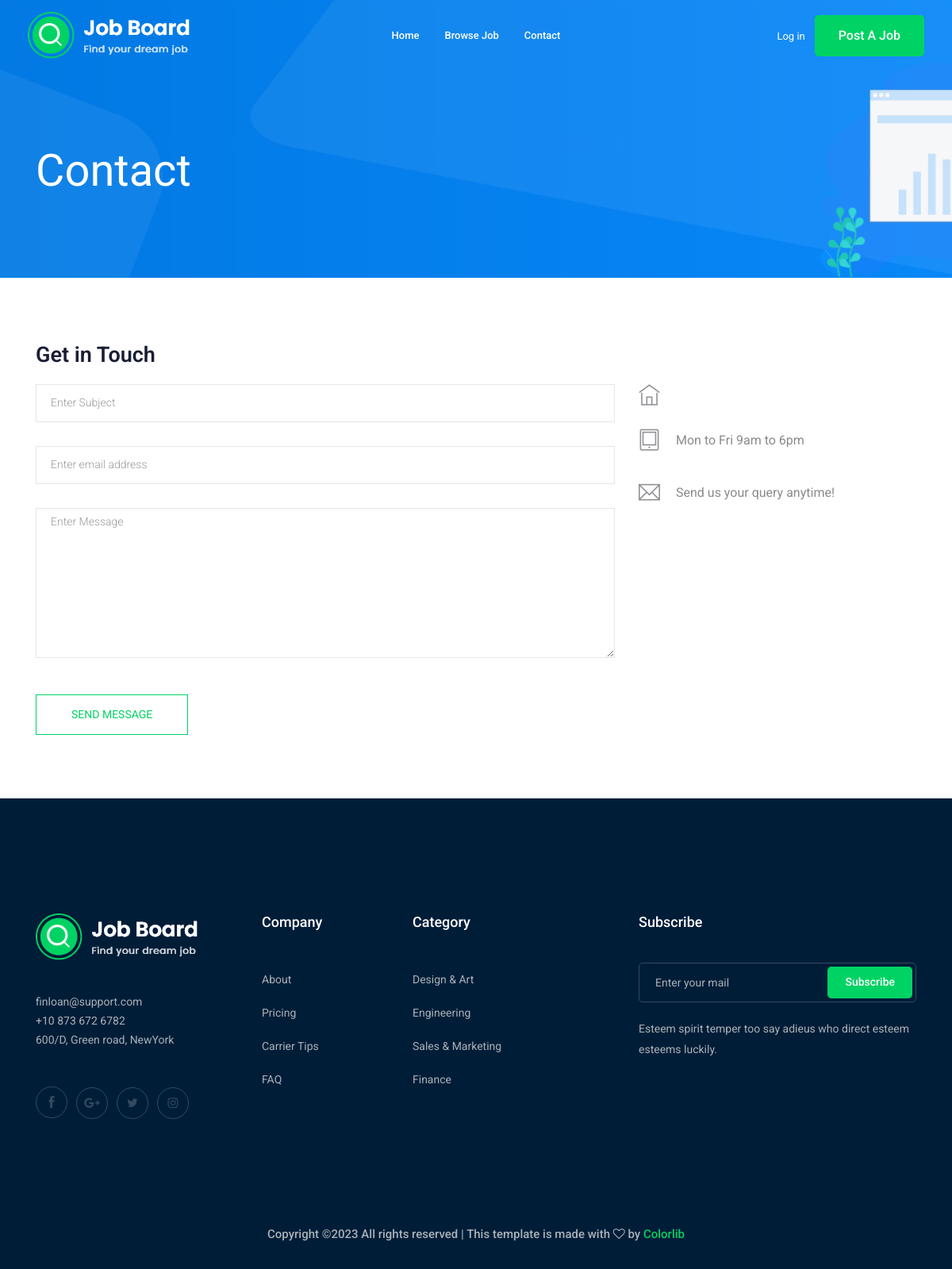
The page /contact-us/ on the database as committed earlier.
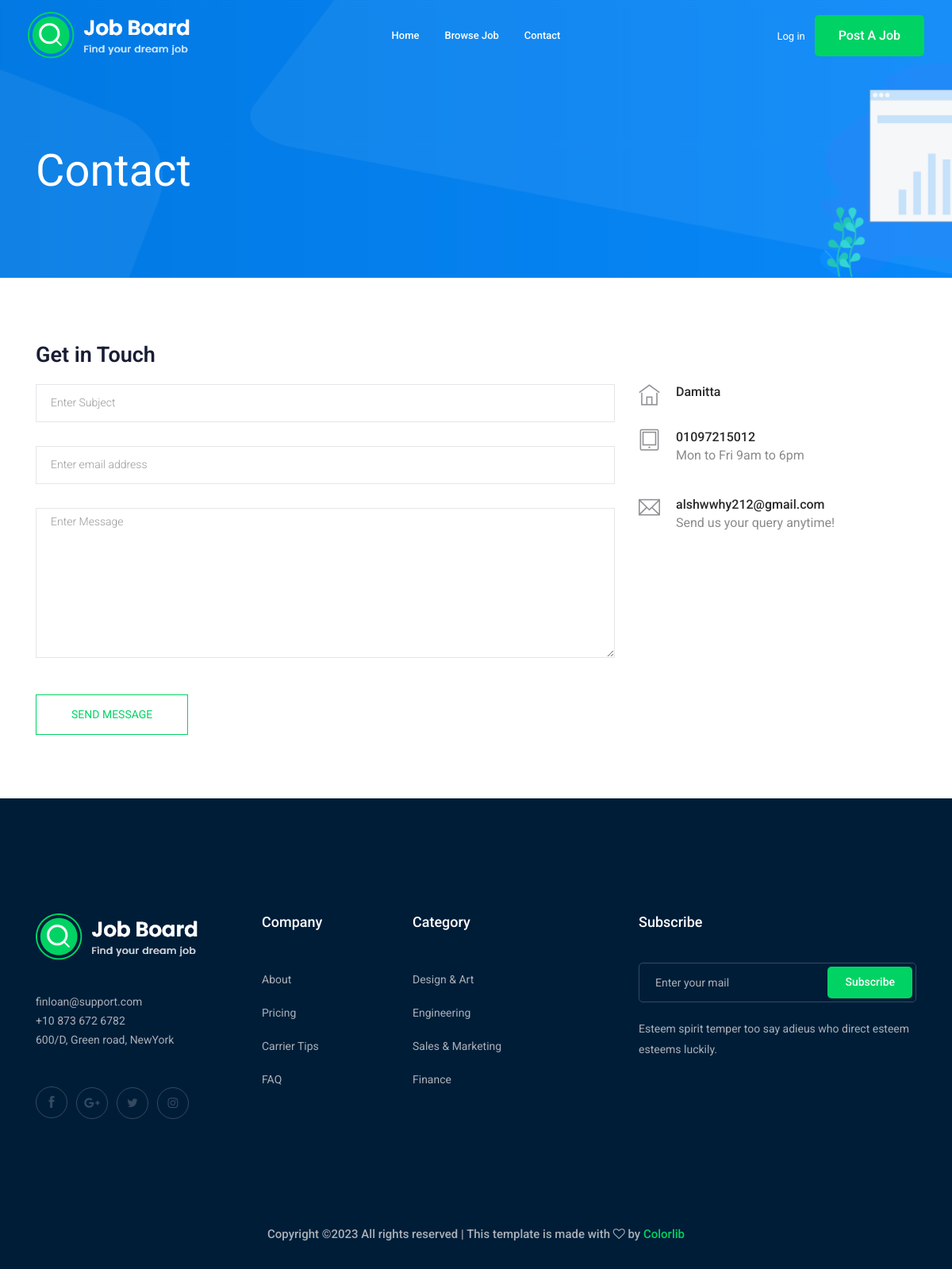
The same page on the database as committed later.
### contact/models.py (models this page shows, shortened)
class Info(models.Model):
    place = models.CharField(max_length=50)
    phone_number = models.CharField(max_length=20)
    email = models.EmailField(max_length=254)
    class Meta:
        verbose_name = ("Info")
        verbose_name_plural = ("Infos")

### contact/views.py (the view, shortened to what this page needs)
# urls.py: path('', views.send_message , name='contact'),
def send_message(request):
    myinfo = Info.objects.first()
    return render(request,'contact/contact.html',{'myinfo':myinfo})

### contact/templates/contact/contact.html (shortened to what this page needs)
{% extends 'base.html' %}
{% block body %}
    <div class="bradcam_area bradcam_bg_1">
        <div class="container">
            <div class="row">
                <div class="col-xl-12">
                    <div class="bradcam_text">
                        <h3>contact</h3>
                    </div>
                </div>
            </div>
        </div>
    </div>
  <section class="contact-section section_padding">
    <div class="container">
      <div class="row">
        <div class="col-12">
          <h2 class="contact-title">Get in Touch</h2>
        </div>
        <div class="col-lg-8">
          <form class="form-contact contact_form" method="post" >
            <div class="row">
              <div class="col-12">
                <div class="form-group">
                  <input class="form-control" name="subject" id="subject" type="text" onfocus="this.placeholder = ''" onblur="this.placeholder = 'Enter Subject'" placeholder = 'Enter Subject'>
                </div>
              </div>
              <div class="col-sm-12">
                <div class="form-group">
                  <input class="form-control" name="email" id="email" type="email" onfocus="this.placeholder = ''" onblur="this.placeholder = 'Enter email address'" placeholder = 'Enter email address'>
                </div>
              </div>
              <div class="col-12">
                <div class="form-group">
                    <textarea class="form-control w-100" name="message" id="message" cols="30" rows="9"  placeholder = 'Enter Message'></textarea>
                </div>
              </div>
            </div>
            <div class="form-group mt-3">
              <input type="submit" class="button button-contactForm btn_4 boxed-btn" value="send message">
            </div>
          </form>
        </div>
        <div class="col-lg-4">
          <div class="media contact-info">
            <span class="contact-info__icon"><i class="ti-home"></i></span>
            <div class="media-body">
              <h3>{{myinfo.place}}</h3>
            </div>
          </div>
          <div class="media contact-info">
            <span class="contact-info__icon"><i class="ti-tablet"></i></span>
            <div class="media-body">
              <h3>{{myinfo.phone_number}}</h3>
              <p>Mon to Fri 9am to 6pm</p>
            </div>
          </div>
          <div class="media contact-info">
            <span class="contact-info__icon"><i class="ti-email"></i></span>
            <div class="media-body">
              <h3>{{myinfo.email}}</h3>
              <p>Send us your query anytime!</p>
            </div>
          </div>
        </div>
      </div>
    </div>
  </section>
  {% endblock body %}

### templates/base.html (shortened to what this page needs)
{% load static %}
<!doctype html>
<html class="no-js" lang="zxx">
<head>
    <link rel="stylesheet" href="{% static 'css/bootstrap.min.css' %}">
    <link rel="stylesheet" href="{% static 'css/owl.carousel.min.css' %}">
    <link rel="stylesheet" href="{% static 'css/magnific-popup.css' %}">
    <link rel="stylesheet" href="{% static 'css/font-awesome.min.css' %}">
    <link rel="stylesheet" href="{% static 'css/themify-icons.css' %}">
    <link rel="stylesheet" href="{% static 'css/nice-select.css' %}">
    <link rel="stylesheet" href="{% static 'css/flaticon.css' %}">
    <link rel="stylesheet" href="{% static 'css/jquery-ui.css' %}">
    <link rel="stylesheet" href="{% static 'css/gijgo.css' %}">
    <link rel="stylesheet" href="{% static 'css/animate.min.css' %}">
    <link rel="stylesheet" href="{% static 'css/slicknav.css' %}">
    <link rel="stylesheet" href="{% static 'css/style.css' %}">
</head>
<body>
    <header>
        <div class="header-area ">
            <div id="sticky-header" class="main-header-area">
                <div class="container-fluid ">
                    <div class="header_bottom_border">
                        <div class="row align-items-center">
                            <div class="col-xl-3 col-lg-2">
                                <div class="logo">
                                    <a href="index.html">
                                        <img src="img/logo.png" alt="">
                                    </a>
                                </div>
                            </div>
                            <div class="col-xl-6 col-lg-7">
                                <div class="main-menu  d-none d-lg-block">
                                    <nav>
                                        <ul id="navigation">
                                            <li><a href="/">home</a></li>
                                            <li><a href="{% url 'jobs:job_list' %}">Browse Job</a></li>
                                            <li><a href="{% url 'contact:contact' %}">Contact</a></li>
                                        </ul>
                                    </nav>
                                </div>
                            </div>
                            <div class="col-xl-3 col-lg-3 d-none d-lg-block">
                                <div class="Appointment">
                                    {% if request.user.is_authenticated %}
                                    <div class="phone_num d-none d-xl-block">
                                        <a href="{% url 'accounts:profile' %}">Profile</a>
                                    </div>
                                    {% else %}
                                        <div class="phone_num d-none d-xl-block">
                                            <a href="{% url 'login' %}">Log in</a>
                                        </div>
                                    {% endif %}
                                    <div class="d-none d-lg-block">
                                        <a class="boxed-btn3" href="{% url 'jobs:add_job' %}">Post a Job</a>
                                    </div>
                                </div>
                            </div>
                            <div class="col-12">
                            </div>
                        </div>
                    </div>
                </div>
            </div>
        </div>
    </header>
    {% block body %}
    {% endblock body %}
    <footer class="footer">
        <div class="footer_top">
            <div class="container">
                <div class="row">
                    <div class="col-xl-3 col-md-6 col-lg-3">
                        <div class="footer_widget wow fadeInUp" data-wow-duration="1s" data-wow-delay=".3s">
                            <div class="footer_logo">
                                <a href="#">
                                    <img src="img/logo.png" alt="">
                                </a>
                            </div>
                            <p>
                                finloan@support.com <br>
                                +10 873 672 6782 <br>
                                600/D, Green road, NewYork
                            </p>
                            <div class="socail_links">
                                <ul>
                                    <li>
                                        <a href="#">
                                            <i class="ti-facebook"></i>
                                        </a>
                                    </li>
                                    <li>
                                        <a href="#">
                                            <i class="fa fa-google-plus"></i>
                                        </a>
                                    </li>
                                    <li>
                                        <a href="#">
                                            <i class="fa fa-twitter"></i>
                                        </a>
                                    </li>
                                    <li>
                                        <a href="#">
                                            <i class="fa fa-instagram"></i>
                                        </a>
                                    </li>
                                </ul>
                            </div>
                        </div>
                    </div>
                    <div class="col-xl-2 col-md-6 col-lg-2">
                        <div class="footer_widget wow fadeInUp" data-wow-duration="1.1s" data-wow-delay=".4s">
                            <h3 class="footer_title">
                                Company
                            </h3>
                            <ul>
                                <li><a href="#">About </a></li>
                                <li><a href="#"> Pricing</a></li>
                                <li><a href="#">Carrier Tips</a></li>
                                <li><a href="#">FAQ</a></li>
                            </ul>
                        </div>
                    </div>
                    <div class="col-xl-3 col-md-6 col-lg-3">
                        <div class="footer_widget wow fadeInUp" data-wow-duration="1.2s" data-wow-delay=".5s">
                            <h3 class="footer_title">
                                Category
                            </h3>
                            <ul>
                                <li><a href="#">Design & Art</a></li>
                                <li><a href="#">Engineering</a></li>
                                <li><a href="#">Sales & Marketing</a></li>
                                <li><a href="#">Finance</a></li>
                            </ul>
                        </div>
                    </div>
                    <div class="col-xl-4 col-md-6 col-lg-4">
                        <div class="footer_widget wow fadeInUp" data-wow-duration="1.3s" data-wow-delay=".6s">
                            <h3 class="footer_title">
                                Subscribe
                            </h3>
                            <form action="#" class="newsletter_form">
                                <input type="text" placeholder="Enter your mail">
                                <button type="submit">Subscribe</button>
                            </form>
                            <p class="newsletter_text">Esteem spirit temper too say adieus who direct esteem esteems
                                luckily.</p>
                        </div>
                    </div>
                </div>
            </div>
        </div>
        <div class="copy-right_text wow fadeInUp" data-wow-duration="1.4s" data-wow-delay=".3s">
            <div class="container">
                <div class="row">
                    <div class="col-xl-12">
                        <p class="copy_right text-center">
      Copyright &copy;<script>document.write(new Date().getFullYear());</script> All rights reserved | This template is made with <i class="fa fa-heart-o" aria-hidden="true"></i> by <a href="https://colorlib.com" target="_blank">Colorlib</a>
                        </p>
                    </div>
                </div>
            </div>
        </div>
    </footer>
</body>
</html>

Rows that differ between the two databases and show on the page:
added Info: place "Damitta", phone_number "01097215012", email "alshwwhy212@gmail.com"
